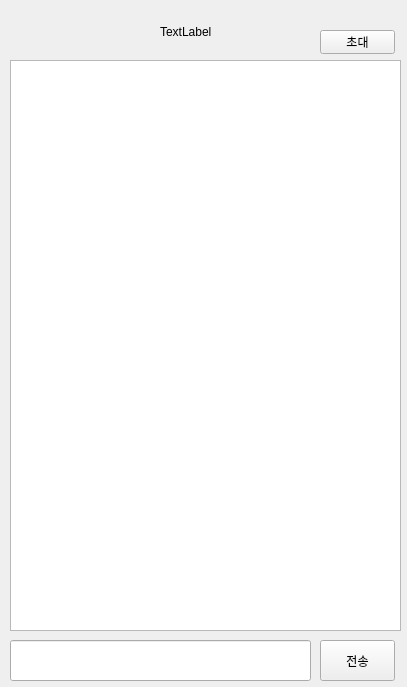
<?xml version="1.0" encoding="UTF-8"?>
<ui version="4.0">
 <class>GroupChatWindow</class>
 <widget class="QWidget" name="GroupChatWindow">
  <property name="geometry">
   <rect>
    <x>0</x>
    <y>0</y>
    <width>407</width>
    <height>687</height>
   </rect>
  </property>
  <property name="windowTitle">
   <string>Form</string>
  </property>
  <widget class="QTextEdit" name="GCChatDisplay">
   <property name="geometry">
    <rect>
     <x>10</x>
     <y>60</y>
     <width>391</width>
     <height>571</height>
    </rect>
   </property>
  </widget>
  <widget class="QPushButton" name="inviteButton">
   <property name="geometry">
    <rect>
     <x>320</x>
     <y>30</y>
     <width>75</width>
     <height>24</height>
    </rect>
   </property>
   <property name="text">
    <string>초대</string>
   </property>
  </widget>
  <widget class="QLineEdit" name="GCMessageInput">
   <property name="geometry">
    <rect>
     <x>10</x>
     <y>640</y>
     <width>301</width>
     <height>41</height>
    </rect>
   </property>
  </widget>
  <widget class="QPushButton" name="GCSendButton">
   <property name="geometry">
    <rect>
     <x>320</x>
     <y>640</y>
     <width>75</width>
     <height>41</height>
    </rect>
   </property>
   <property name="text">
    <string>전송</string>
   </property>
  </widget>
  <widget class="QLabel" name="currentRoomLabel">
   <property name="geometry">
    <rect>
     <x>160</x>
     <y>20</y>
     <width>200</width>
     <height>24</height>
    </rect>
   </property>
   <property name="text">
    <string>TextLabel</string>
   </property>
  </widget>
 </widget>
 <resources/>
 <connections/>
</ui>
